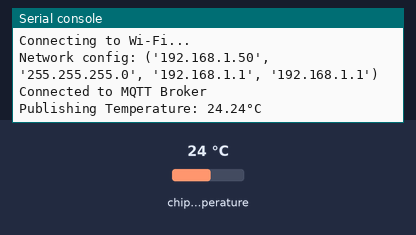
Bench run of a program on a simulated Raspberry Pi Pico running MicroPython. Shown: the last lines printed to the serial console. Inputs (shaded band) come from the test bench; at power-on: chip temperature 24 °C. WiFi joins after 1.5 s; no MQTT or app messages arrive unless stated.

Above: at 2.8 s.
2.9 s: chip temperature set to 1 °C
At 7.0 s:
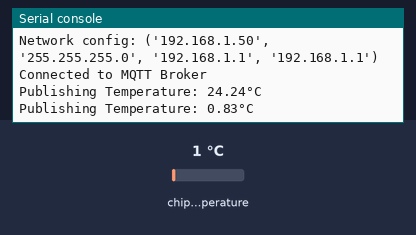
8.9 s: chip temperature set to 11 °C
At 12.1 s:
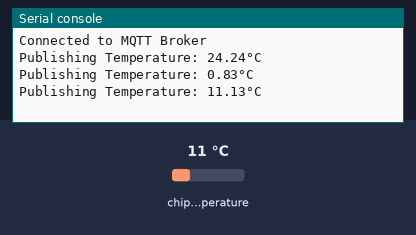
Timing chart, 0 to 13.6 s (numbered marks = the images above; inputs shaded):
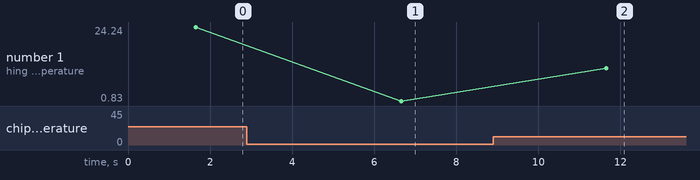

The program:

rry_Pi_Pico_W_Internal_Temperature_Data_to_HiveMQ_MQTT_Broker.py
```python
import time
import network
import ubinascii
import machine
from umqtt.simple import MQTTClient
import sys

# MQTT Configurations
MQTT_BROKER = "broker.hivemq.com"
MQTT_PORT = 1883
MQTT_TOPIC = b"pico/w/temperature"

# Wi-Fi Credentials
WIFI_SSID = "Capgemini_4G"
WIFI_PASSWORD = "MN704116"

# Function to connect to Wi-Fi
def connect_wifi(ssid, password):
    wlan = network.WLAN(network.STA_IF)
    wlan.active(True)
    if not wlan.isconnected():
        print('Connecting to Wi-Fi...')
        wlan.connect(ssid, password)
        while not wlan.isconnected():
            pass
    print('Network config:', wlan.ifconfig())

# Function to get internal temperature of Raspberry Pi Pico W
def get_internal_temp():
    sensor_temp = machine.ADC(4)
    conversion_factor = 3.3 / (65535)
    reading = sensor_temp.read_u16() * conversion_factor
    # Calculate temperature in Celsius
    temperature = 27 - (reading - 0.706) / 0.001721
    return temperature

# MQTT Publish function
def publish_temperature(client):
    try:
        temperature = get_internal_temp()
        print(f"Publishing Temperature: {temperature:.2f}°C")
        client.publish(MQTT_TOPIC, b"%.2f" % temperature)
    except Exception as e:
        print(f"Failed to publish temperature: {e}")

# Main function
def main():
    # Connect to Wi-Fi
    connect_wifi(WIFI_SSID, WIFI_PASSWORD)

    # Create MQTT client and connect to broker
    client_id = ubinascii.hexlify(machine.unique_id())
    client = MQTTClient(client_id, MQTT_BROKER, MQTT_PORT)

    try:
        client.connect()
        print("Connected to MQTT Broker")
    except Exception as e:
        print(f"Failed to connect to MQTT Broker: {e}")
        sys.exit()

    # Publish temperature every 10 seconds
    while True:
        publish_temperature(client)
        time.sleep(5)  # Publish every 10 seconds

if __name__ == "__main__":
    main()
```

Measured:
- after the input at 2.9 s, the serial console: prints a new line after 3.8 s (image 1)
- after the input at 8.9 s, the serial console: prints a new line after 2.8 s (image 2)
- plotted number 1: 24.24 → 0.83 after the input at 2.9 s, 0.83 → 11.13 after the input at 8.9 s
